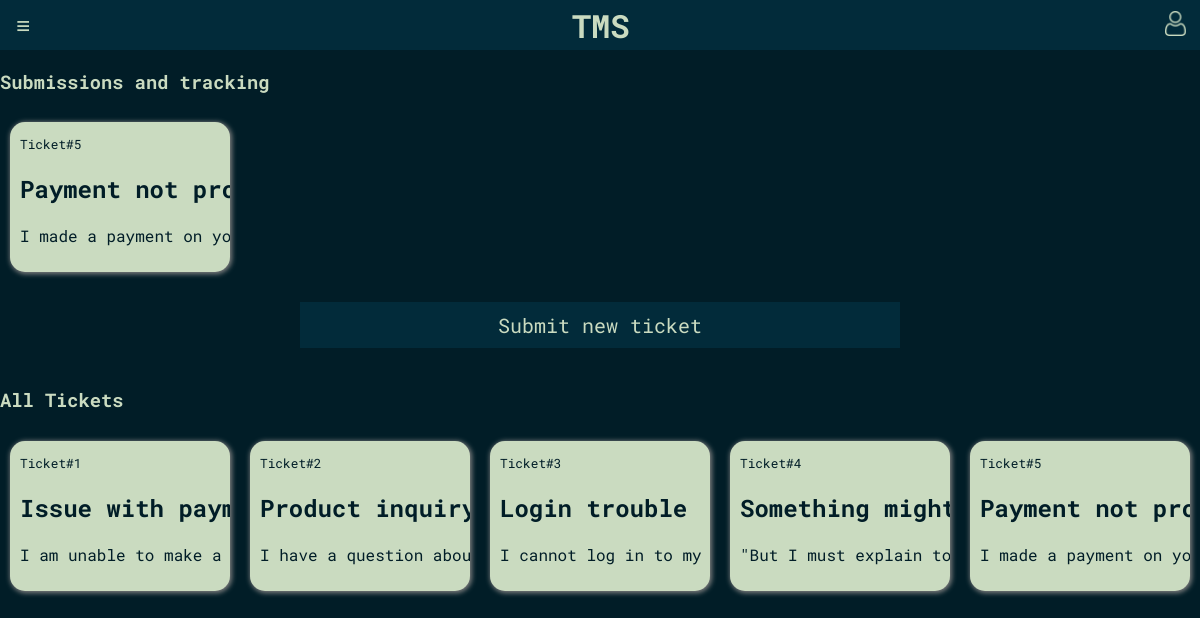
Before: /pages/home_page.php (signed in) with the older database file.
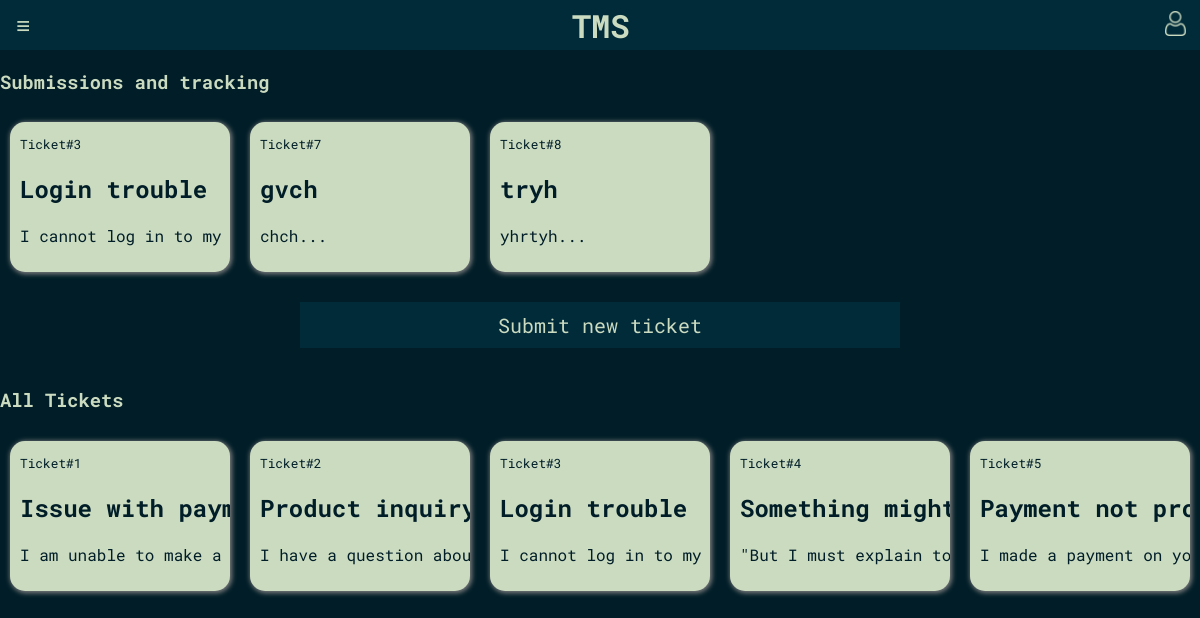
After: the same page with the newer database file.
### tables this page shows
CREATE TABLE tickets (
    id INTEGER PRIMARY KEY AUTOINCREMENT,
    title TEXT NOT NULL,
    description TEXT NOT NULL,
    priority INTEGER CHECK(priority BETWEEN 1 AND 5),
    status_id INTEGER REFERENCES status(id) ON DELETE CASCADE,
    created_by INTEGER NOT NULL REFERENCES users(id) ON DELETE CASCADE,
    assigned_to INTEGER REFERENCES users(id) ON DELETE CASCADE,
    created_at TIMESTAMP DEFAULT CURRENT_TIMESTAMP,
    department_id INTEGER REFERENCES departments(id) ON DELETE CASCADE
);

### templates/common/ticket_overlay.php (the view, shortened to what this page needs)
<?php
require_once(__DIR__.'/../../database/tickets.php');
?>
        <?php
            $tickets_tracked = get_tickets_tracked_by_user();
            ?>

### pages/home_page.php (called while the page is built, shortened)
<?php
    require_once(__DIR__.'/../templates/home/home_page.php');
?>

### database/tickets.php (called while the page is built, shortened)
<?php
function get_tickets(){
    global $dbh;
    try {
        $stmt = $dbh->prepare('SELECT * FROM tickets');
        $stmt->execute();
        $tickets = $stmt->fetchAll(PDO::FETCH_ASSOC);
        return $tickets;
    } catch(PDOException $e) {
        return -1;
    }
}
function get_tickets_tracked_by_user() {
    global $dbh;
    try {
        $stmt = $dbh->prepare('SELECT * FROM ticket_tracking WHERE user_id = ?');
        $stmt->execute(array($_SESSION['id']));
        $tickets = $stmt->fetchAll(PDO::FETCH_ASSOC);
        return $tickets;
    } catch(PDOException $e) {
        return -1;
    }
}
function get_tickets_tracked_and_submitted_by_user() {
    global $dbh;
    try {
        $stmt = $dbh->prepare('
            SELECT * FROM tickets
            WHERE id IN (SELECT ticket_id FROM ticket_tracking WHERE user_id = ?)
            UNION
            SELECT * FROM tickets
            WHERE created_by = ?
        ');
        $stmt->execute(array($_SESSION['id'], $_SESSION['id']));
        $tickets = $stmt->fetchAll(PDO::FETCH_ASSOC);
        return $tickets;
    } catch(PDOException $e) {
        return -1;
    }
}
?>

### templates/common/ticket_overlay.php (the view, shortened to what this page needs)
<?php
require_once(__DIR__.'/../../database/tickets.php');
?>
        <?php
            $tickets_tracked = get_tickets_tracked_by_user();
            ?>

### templates/home/home_page.php (shortened to what this page needs)
<!DOCTYPE html>
<html>
<head>
    <link rel="stylesheet" href="/css/style.css">
    <link rel="stylesheet" href="/css/positioning.css">
</head>
<body>
    <?php require(__DIR__.'/../common/header.php'); ?>
    <div class="wrapper">
        <main class="container w_aside">
        <h3>Submissions and tracking</h3>
            <div id="scrollableDiv" class="scrollable-div">
                <?php
                require_once(__DIR__.'/../../database/tickets.php');
                $tickets = get_tickets();
               $tracked_tickets = get_tickets_tracked_and_submitted_by_user();
               if ($tracked_tickets === -1 || $tracked_tickets === 0) {
                   echo "<h2>You have no submitted or tracked tickets yet</h2>";
               } else {
                   foreach ($tracked_tickets as $ticket) {
                ?>
                    <div class="ticket-box" data-overlay-id="overlay-<?php echo $ticket['id'] ?>">
                        <small class="very-small-text">Ticket#<?php echo htmlentities($ticket['id']) ?></small>
                        <h2><?php echo htmlentities($ticket['title']) ?></h2>
                        <p><?php echo htmlentities(substr($ticket['description'], 0, 45)) ?>...</p>
                    </div>
                    <?php require(__DIR__.'/../common/ticket_overlay.php');?>
                <?php
                }}
                ?>
            </div>
            <div>
                <button class="main-blue-button" id="add-ticket-button"
                    onclick="document.getElementById('new-ticket-overlay').style.display='flex'">Submit new
                    ticket</button>
            </div>
            <h3>All Tickets</h3>
            <div  class="scrollable-div">
                <?php
                foreach ($tickets as $ticket) {
                ?>
                    <div class="ticket-box" data-overlay-id="overlay-<?php echo $ticket['id'] ?>">
                        <small class="very-small-text">Ticket#<?php echo htmlentities($ticket['id']) ?></small>
                        <h2><?php echo htmlentities($ticket['title']) ?></h2>
                        <p><?php echo htmlentities(substr($ticket['description'], 0, 45)) ?>...</p>
                    </div>
                    <?php require(__DIR__.'/../common/ticket_overlay.php');?>
                <?php
                }
                ?>
            </div>
        </main>
    </div>
</body>
</html>

Changed rows visible on the page:
no longer on one of the page's lists (row unchanged): tickets: id "5", title "Payment not p…", description "I made a payment on…"
now on one of the page's lists (row unchanged): tickets: id "3", title "Login trouble", description "I cannot log in to…"
added tickets: id "7", title "gvch", description "chch", shown under "Submissions and tracking"
added tickets: id "8", title "tryh", description "yhrtyh", shown under "Submissions and tracking"
